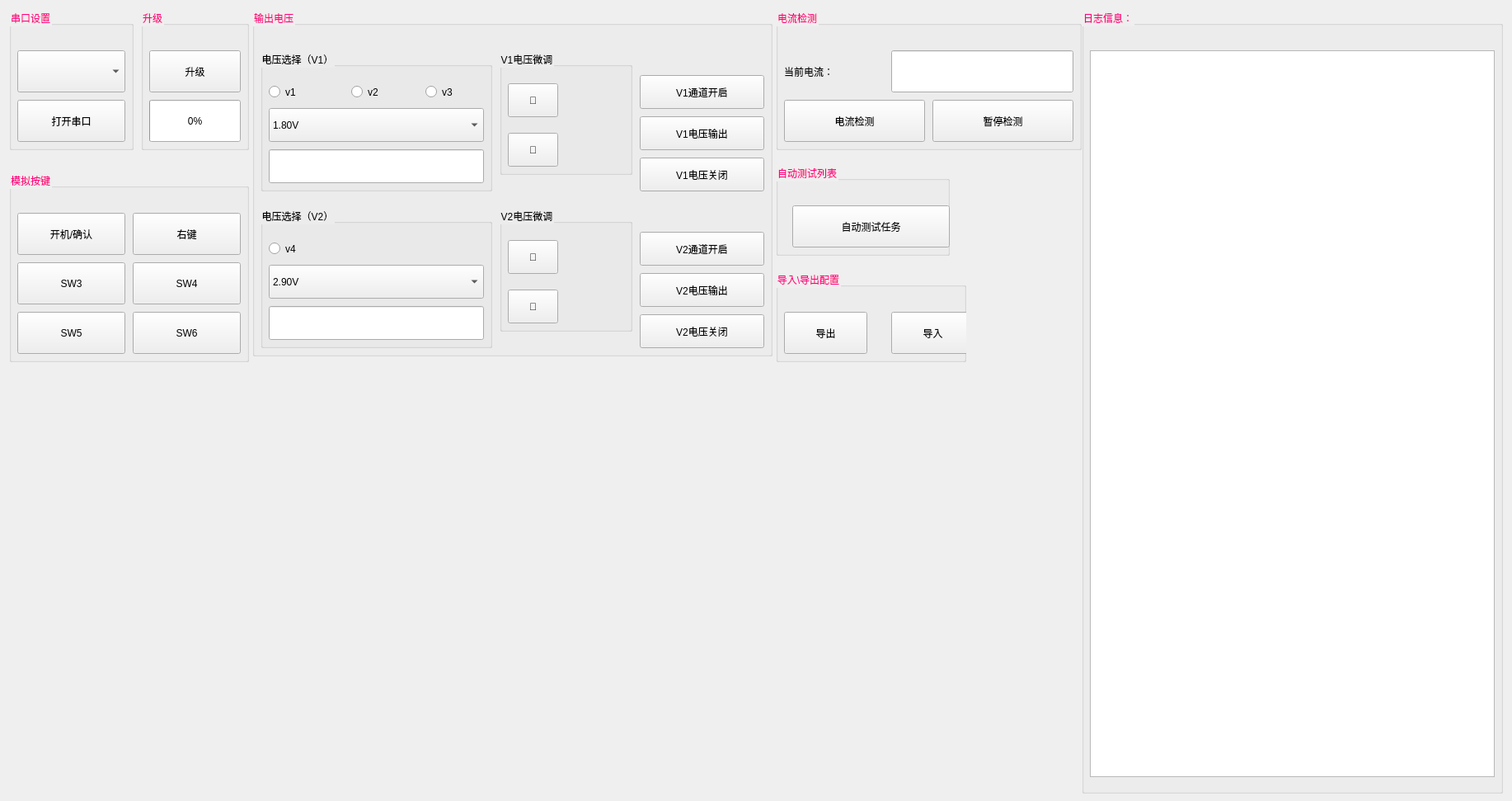
<?xml version="1.0" encoding="UTF-8"?>
<ui version="4.0">
 <class>Widget</class>
 <widget class="QWidget" name="Widget">
  <property name="geometry">
   <rect>
    <x>0</x>
    <y>0</y>
    <width>1834</width>
    <height>971</height>
   </rect>
  </property>
  <property name="sizePolicy">
   <sizepolicy hsizetype="Preferred" vsizetype="Preferred">
    <horstretch>0</horstretch>
    <verstretch>0</verstretch>
   </sizepolicy>
  </property>
  <property name="minimumSize">
   <size>
    <width>1834</width>
    <height>971</height>
   </size>
  </property>
  <property name="maximumSize">
   <size>
    <width>2920</width>
    <height>2000</height>
   </size>
  </property>
  <property name="windowTitle">
   <string>PCBA测试工具</string>
  </property>
  <layout class="QGridLayout" name="gridLayout">
   <item row="0" column="0">
    <layout class="QHBoxLayout" name="horizontalLayout_3">
     <property name="spacing">
      <number>0</number>
     </property>
     <item>
      <layout class="QVBoxLayout" name="verticalLayout_3">
       <property name="spacing">
        <number>0</number>
       </property>
       <item>
        <layout class="QHBoxLayout" name="horizontalLayout_2">
         <property name="spacing">
          <number>0</number>
         </property>
         <item>
          <layout class="QVBoxLayout" name="verticalLayout">
           <property name="spacing">
            <number>0</number>
           </property>
           <item>
            <layout class="QHBoxLayout" name="horizontalLayout">
             <property name="spacing">
              <number>0</number>
             </property>
             <item>
              <widget class="QGroupBox" name="groupBox_serial">
               <property name="sizePolicy">
                <sizepolicy hsizetype="Fixed" vsizetype="Fixed">
                 <horstretch>0</horstretch>
                 <verstretch>0</verstretch>
                </sizepolicy>
               </property>
               <property name="minimumSize">
                <size>
                 <width>151</width>
                 <height>171</height>
                </size>
               </property>
               <property name="styleSheet">
                <string notr="true">font: 24pt &quot;Agency FB&quot;;
color: rgb(255, 0, 127);</string>
               </property>
               <property name="title">
                <string>串口设置</string>
               </property>
               <widget class="QComboBox" name="comboBox_serialList">
                <property name="geometry">
                 <rect>
                  <x>10</x>
                  <y>50</y>
                  <width>131</width>
                  <height>51</height>
                 </rect>
                </property>
                <property name="sizePolicy">
                 <sizepolicy hsizetype="Fixed" vsizetype="Fixed">
                  <horstretch>0</horstretch>
                  <verstretch>0</verstretch>
                 </sizepolicy>
                </property>
                <property name="minimumSize">
                 <size>
                  <width>131</width>
                  <height>51</height>
                 </size>
                </property>
                <property name="styleSheet">
                 <string notr="true">color: rgb(0, 0, 0);
font: 20pt &quot;Agency FB&quot;;</string>
                </property>
               </widget>
               <widget class="QPushButton" name="pushButton_openSerial">
                <property name="geometry">
                 <rect>
                  <x>10</x>
                  <y>110</y>
                  <width>131</width>
                  <height>51</height>
                 </rect>
                </property>
                <property name="sizePolicy">
                 <sizepolicy hsizetype="Fixed" vsizetype="Fixed">
                  <horstretch>0</horstretch>
                  <verstretch>0</verstretch>
                 </sizepolicy>
                </property>
                <property name="minimumSize">
                 <size>
                  <width>131</width>
                  <height>51</height>
                 </size>
                </property>
                <property name="styleSheet">
                 <string notr="true">font: 20pt &quot;Agency FB&quot;;
color: rgb(0, 0, 0);</string>
                </property>
                <property name="text">
                 <string>打开串口</string>
                </property>
               </widget>
              </widget>
             </item>
             <item>
              <spacer name="horizontalSpacer">
               <property name="orientation">
                <enum>Qt::Horizontal</enum>
               </property>
               <property name="sizeHint" stdset="0">
                <size>
                 <width>40</width>
                 <height>20</height>
                </size>
               </property>
              </spacer>
             </item>
             <item>
              <widget class="QGroupBox" name="groupBox_update">
               <property name="sizePolicy">
                <sizepolicy hsizetype="Fixed" vsizetype="Fixed">
                 <horstretch>0</horstretch>
                 <verstretch>0</verstretch>
                </sizepolicy>
               </property>
               <property name="minimumSize">
                <size>
                 <width>131</width>
                 <height>171</height>
                </size>
               </property>
               <property name="styleSheet">
                <string notr="true">font: 24pt &quot;Agency FB&quot;;
color: rgb(255, 0, 127);</string>
               </property>
               <property name="title">
                <string>升级</string>
               </property>
               <widget class="QPushButton" name="pushButton_update">
                <property name="geometry">
                 <rect>
                  <x>10</x>
                  <y>50</y>
                  <width>111</width>
                  <height>51</height>
                 </rect>
                </property>
                <property name="styleSheet">
                 <string notr="true">font: 20pt &quot;Agency FB&quot;;
color: rgb(0, 0, 0);</string>
                </property>
                <property name="text">
                 <string>升级</string>
                </property>
               </widget>
               <widget class="QProgressBar" name="progressBar">
                <property name="geometry">
                 <rect>
                  <x>10</x>
                  <y>110</y>
                  <width>111</width>
                  <height>51</height>
                 </rect>
                </property>
                <property name="styleSheet">
                 <string notr="true">color: rgb(0, 0, 0);</string>
                </property>
                <property name="value">
                 <number>0</number>
                </property>
               </widget>
              </widget>
             </item>
            </layout>
           </item>
           <item>
            <spacer name="verticalSpacer">
             <property name="orientation">
              <enum>Qt::Vertical</enum>
             </property>
             <property name="sizeHint" stdset="0">
              <size>
               <width>20</width>
               <height>40</height>
              </size>
             </property>
            </spacer>
           </item>
           <item>
            <widget class="QGroupBox" name="groupBox_PCB">
             <property name="sizePolicy">
              <sizepolicy hsizetype="Fixed" vsizetype="Fixed">
               <horstretch>0</horstretch>
               <verstretch>0</verstretch>
              </sizepolicy>
             </property>
             <property name="minimumSize">
              <size>
               <width>291</width>
               <height>231</height>
              </size>
             </property>
             <property name="styleSheet">
              <string notr="true">font: 24pt &quot;Agency FB&quot;;
color: rgb(255, 0, 127);</string>
             </property>
             <property name="title">
              <string>模拟按键</string>
             </property>
             <widget class="QPushButton" name="pushButton_power_confirm">
              <property name="geometry">
               <rect>
                <x>10</x>
                <y>50</y>
                <width>131</width>
                <height>51</height>
               </rect>
              </property>
              <property name="styleSheet">
               <string notr="true">font: 20pt &quot;Agency FB&quot;;
color: rgb(0, 0, 0);</string>
              </property>
              <property name="text">
               <string>开机/确认</string>
              </property>
             </widget>
             <widget class="QPushButton" name="pushButton_right">
              <property name="geometry">
               <rect>
                <x>150</x>
                <y>50</y>
                <width>131</width>
                <height>51</height>
               </rect>
              </property>
              <property name="styleSheet">
               <string notr="true">font: 20pt &quot;Agency FB&quot;;
color: rgb(0, 0, 0);</string>
              </property>
              <property name="text">
               <string>右键</string>
              </property>
             </widget>
             <widget class="QPushButton" name="pushButton_sw3">
              <property name="geometry">
               <rect>
                <x>10</x>
                <y>110</y>
                <width>131</width>
                <height>51</height>
               </rect>
              </property>
              <property name="styleSheet">
               <string notr="true">font: 20pt &quot;Agency FB&quot;;
color: rgb(0, 0, 0);</string>
              </property>
              <property name="text">
               <string>SW3</string>
              </property>
             </widget>
             <widget class="QPushButton" name="pushButton_sw5">
              <property name="geometry">
               <rect>
                <x>10</x>
                <y>170</y>
                <width>131</width>
                <height>51</height>
               </rect>
              </property>
              <property name="styleSheet">
               <string notr="true">font: 20pt &quot;Agency FB&quot;;
color: rgb(0, 0, 0);</string>
              </property>
              <property name="text">
               <string>SW5</string>
              </property>
             </widget>
             <widget class="QPushButton" name="pushButton_sw4">
              <property name="geometry">
               <rect>
                <x>150</x>
                <y>110</y>
                <width>131</width>
                <height>51</height>
               </rect>
              </property>
              <property name="styleSheet">
               <string notr="true">font: 20pt &quot;Agency FB&quot;;
color: rgb(0, 0, 0);</string>
              </property>
              <property name="text">
               <string>SW4</string>
              </property>
             </widget>
             <widget class="QPushButton" name="pushButton_sw6">
              <property name="geometry">
               <rect>
                <x>150</x>
                <y>170</y>
                <width>131</width>
                <height>51</height>
               </rect>
              </property>
              <property name="styleSheet">
               <string notr="true">font: 20pt &quot;Agency FB&quot;;
color: rgb(0, 0, 0);</string>
              </property>
              <property name="text">
               <string>SW6</string>
              </property>
             </widget>
            </widget>
           </item>
          </layout>
         </item>
         <item>
          <spacer name="horizontalSpacer_2">
           <property name="orientation">
            <enum>Qt::Horizontal</enum>
           </property>
           <property name="sizeHint" stdset="0">
            <size>
             <width>40</width>
             <height>20</height>
            </size>
           </property>
          </spacer>
         </item>
         <item>
          <widget class="QWidget" name="widget1" native="true">
           <property name="minimumSize">
            <size>
             <width>631</width>
             <height>421</height>
            </size>
           </property>
           <property name="styleSheet">
            <string notr="true"/>
           </property>
           <widget class="QGroupBox" name="groupBox_voltage">
            <property name="geometry">
             <rect>
              <x>0</x>
              <y>0</y>
              <width>631</width>
              <height>421</height>
             </rect>
            </property>
            <property name="sizePolicy">
             <sizepolicy hsizetype="Fixed" vsizetype="Fixed">
              <horstretch>0</horstretch>
              <verstretch>0</verstretch>
             </sizepolicy>
            </property>
            <property name="minimumSize">
             <size>
              <width>631</width>
              <height>421</height>
             </size>
            </property>
            <property name="styleSheet">
             <string notr="true">font: 24pt &quot;Agency FB&quot;;
color: rgb(255, 0, 127);</string>
            </property>
            <property name="title">
             <string>输出电压</string>
            </property>
            <widget class="QGroupBox" name="groupBox_v1">
             <property name="geometry">
              <rect>
               <x>10</x>
               <y>50</y>
               <width>281</width>
               <height>171</height>
              </rect>
             </property>
             <property name="styleSheet">
              <string notr="true">
font: 20pt &quot;Agency FB&quot;;
color: rgb(0, 0, 0);</string>
             </property>
             <property name="title">
              <string>电压选择（V1）</string>
             </property>
             <widget class="QRadioButton" name="radioButton_V1">
              <property name="geometry">
               <rect>
                <x>10</x>
                <y>30</y>
                <width>61</width>
                <height>41</height>
               </rect>
              </property>
              <property name="styleSheet">
               <string notr="true">font: 20pt &quot;Agency FB&quot;;
color: rgb(0, 0, 0);</string>
              </property>
              <property name="text">
               <string>v1</string>
              </property>
             </widget>
             <widget class="QRadioButton" name="radioButton_V2">
              <property name="geometry">
               <rect>
                <x>110</x>
                <y>30</y>
                <width>61</width>
                <height>41</height>
               </rect>
              </property>
              <property name="styleSheet">
               <string notr="true">font: 20pt &quot;Agency FB&quot;;
color: rgb(0, 0, 0);</string>
              </property>
              <property name="text">
               <string>v2</string>
              </property>
             </widget>
             <widget class="QRadioButton" name="radioButton_V3">
              <property name="geometry">
               <rect>
                <x>200</x>
                <y>30</y>
                <width>61</width>
                <height>41</height>
               </rect>
              </property>
              <property name="styleSheet">
               <string notr="true">font: 20pt &quot;Agency FB&quot;;
color: rgb(0, 0, 0);</string>
              </property>
              <property name="text">
               <string>v3</string>
              </property>
             </widget>
             <widget class="QLineEdit" name="lineEdit_voltage_V1">
              <property name="geometry">
               <rect>
                <x>10</x>
                <y>120</y>
                <width>261</width>
                <height>41</height>
               </rect>
              </property>
              <property name="toolTip">
               <string>&lt;html&gt;&lt;head/&gt;&lt;body&gt;&lt;p&gt;&lt;br/&gt;&lt;/p&gt;&lt;/body&gt;&lt;/html&gt;</string>
              </property>
              <property name="styleSheet">
               <string notr="true">color: rgb(170, 0, 0);
font: 26pt &quot;Agency FB&quot;;
</string>
              </property>
              <property name="inputMask">
               <string/>
              </property>
              <property name="text">
               <string/>
              </property>
             </widget>
             <widget class="QComboBox" name="comboBox_voltage_V1">
              <property name="geometry">
               <rect>
                <x>10</x>
                <y>70</y>
                <width>261</width>
                <height>41</height>
               </rect>
              </property>
              <property name="styleSheet">
               <string notr="true">color: rgb(0, 0, 0);
font: 20pt &quot;Agency FB&quot;;</string>
              </property>
              <item>
               <property name="text">
                <string>1.80V</string>
               </property>
              </item>
              <item>
               <property name="text">
                <string>2.20V</string>
               </property>
              </item>
              <item>
               <property name="text">
                <string>2.40V</string>
               </property>
              </item>
              <item>
               <property name="text">
                <string>2.60V</string>
               </property>
              </item>
              <item>
               <property name="text">
                <string>2.80V</string>
               </property>
              </item>
              <item>
               <property name="text">
                <string>4.70V</string>
               </property>
              </item>
             </widget>
            </widget>
            <widget class="QGroupBox" name="groupBox_v2">
             <property name="geometry">
              <rect>
               <x>10</x>
               <y>240</y>
               <width>281</width>
               <height>171</height>
              </rect>
             </property>
             <property name="styleSheet">
              <string notr="true">font: 20pt &quot;Agency FB&quot;;
color: rgb(0, 0, 0);</string>
             </property>
             <property name="title">
              <string>电压选择（V2）</string>
             </property>
             <widget class="QLineEdit" name="lineEdit_voltage_V2">
              <property name="geometry">
               <rect>
                <x>10</x>
                <y>120</y>
                <width>261</width>
                <height>41</height>
               </rect>
              </property>
              <property name="toolTip">
               <string>&lt;html&gt;&lt;head/&gt;&lt;body&gt;&lt;p&gt;&lt;br/&gt;&lt;/p&gt;&lt;/body&gt;&lt;/html&gt;</string>
              </property>
              <property name="styleSheet">
               <string notr="true">color: rgb(170, 0, 0);
font: 26pt &quot;Agency FB&quot;;
</string>
              </property>
              <property name="inputMask">
               <string/>
              </property>
              <property name="text">
               <string/>
              </property>
             </widget>
             <widget class="QComboBox" name="comboBox_voltage_V2">
              <property name="geometry">
               <rect>
                <x>10</x>
                <y>70</y>
                <width>261</width>
                <height>41</height>
               </rect>
              </property>
              <property name="styleSheet">
               <string notr="true">color: rgb(0, 0, 0);
font: 20pt &quot;Agency FB&quot;;</string>
              </property>
              <item>
               <property name="text">
                <string>2.90V</string>
               </property>
              </item>
              <item>
               <property name="text">
                <string>3.20V</string>
               </property>
              </item>
              <item>
               <property name="text">
                <string>3.45V</string>
               </property>
              </item>
              <item>
               <property name="text">
                <string>3.65V</string>
               </property>
              </item>
              <item>
               <property name="text">
                <string>3.85V</string>
               </property>
              </item>
              <item>
               <property name="text">
                <string>3.90V</string>
               </property>
              </item>
              <item>
               <property name="text">
                <string>4.05V</string>
               </property>
              </item>
              <item>
               <property name="text">
                <string>4.70V</string>
               </property>
              </item>
              <item>
               <property name="text">
                <string>5.50V</string>
               </property>
              </item>
             </widget>
             <widget class="QRadioButton" name="radioButton_V4">
              <property name="geometry">
               <rect>
                <x>10</x>
                <y>30</y>
                <width>61</width>
                <height>41</height>
               </rect>
              </property>
              <property name="styleSheet">
               <string notr="true">font: 20pt &quot;Agency FB&quot;;
color: rgb(0, 0, 0);</string>
              </property>
              <property name="text">
               <string>v4</string>
              </property>
             </widget>
            </widget>
            <widget class="QPushButton" name="pushButton_output_V2">
             <property name="geometry">
              <rect>
               <x>470</x>
               <y>320</y>
               <width>151</width>
               <height>41</height>
              </rect>
             </property>
             <property name="styleSheet">
              <string notr="true">font: 20pt &quot;Agency FB&quot;;
color: rgb(0, 0, 0);</string>
             </property>
             <property name="text">
              <string>V2电压输出</string>
             </property>
            </widget>
            <widget class="QPushButton" name="pushButton_output_succeed_v2">
             <property name="geometry">
              <rect>
               <x>470</x>
               <y>270</y>
               <width>151</width>
               <height>41</height>
              </rect>
             </property>
             <property name="styleSheet">
              <string notr="true">font: 20pt &quot;Agency FB&quot;;
color: rgb(0, 0, 0);</string>
             </property>
             <property name="text">
              <string>V2通道开启</string>
             </property>
            </widget>
            <widget class="QPushButton" name="pushButton_output_succeed_v1">
             <property name="geometry">
              <rect>
               <x>470</x>
               <y>80</y>
               <width>151</width>
               <height>41</height>
              </rect>
             </property>
             <property name="styleSheet">
              <string notr="true">font: 20pt &quot;Agency FB&quot;;
color: rgb(0, 0, 0);</string>
             </property>
             <property name="text">
              <string>V1通道开启</string>
             </property>
            </widget>
            <widget class="QPushButton" name="pushButton_v1_up">
             <property name="geometry">
              <rect>
               <x>310</x>
               <y>90</y>
               <width>61</width>
               <height>41</height>
              </rect>
             </property>
             <property name="styleSheet">
              <string notr="true">font: 20pt &quot;Agency FB&quot;;
color: rgb(0, 0, 0);</string>
             </property>
             <property name="text">
              <string>🔼</string>
             </property>
            </widget>
            <widget class="QPushButton" name="pushButton_v1_down">
             <property name="geometry">
              <rect>
               <x>310</x>
               <y>150</y>
               <width>61</width>
               <height>41</height>
              </rect>
             </property>
             <property name="styleSheet">
              <string notr="true">font: 20pt &quot;Agency FB&quot;;
color: rgb(0, 0, 0);</string>
             </property>
             <property name="text">
              <string>🔽</string>
             </property>
            </widget>
            <widget class="QPushButton" name="pushButton_output_V1">
             <property name="geometry">
              <rect>
               <x>470</x>
               <y>130</y>
               <width>151</width>
               <height>41</height>
              </rect>
             </property>
             <property name="styleSheet">
              <string notr="true">font: 20pt &quot;Agency FB&quot;;
color: rgb(0, 0, 0);</string>
             </property>
             <property name="text">
              <string>V1电压输出</string>
             </property>
            </widget>
            <widget class="QPushButton" name="pushButton_v2_up">
             <property name="geometry">
              <rect>
               <x>310</x>
               <y>280</y>
               <width>61</width>
               <height>41</height>
              </rect>
             </property>
             <property name="styleSheet">
              <string notr="true">font: 20pt &quot;Agency FB&quot;;
color: rgb(0, 0, 0);</string>
             </property>
             <property name="text">
              <string>🔼</string>
             </property>
            </widget>
            <widget class="QPushButton" name="pushButton_v2_down">
             <property name="geometry">
              <rect>
               <x>310</x>
               <y>340</y>
               <width>61</width>
               <height>41</height>
              </rect>
             </property>
             <property name="styleSheet">
              <string notr="true">font: 20pt &quot;Agency FB&quot;;
color: rgb(0, 0, 0);</string>
             </property>
             <property name="text">
              <string>🔽</string>
             </property>
            </widget>
            <widget class="QPushButton" name="pushButton_output_V1_off">
             <property name="geometry">
              <rect>
               <x>470</x>
               <y>180</y>
               <width>151</width>
               <height>41</height>
              </rect>
             </property>
             <property name="styleSheet">
              <string notr="true">font: 20pt &quot;Agency FB&quot;;
color: rgb(0, 0, 0);</string>
             </property>
             <property name="text">
              <string>V1电压关闭</string>
             </property>
            </widget>
            <widget class="QPushButton" name="pushButton_output_V2_off">
             <property name="geometry">
              <rect>
               <x>470</x>
               <y>370</y>
               <width>151</width>
               <height>41</height>
              </rect>
             </property>
             <property name="styleSheet">
              <string notr="true">font: 20pt &quot;Agency FB&quot;;
color: rgb(0, 0, 0);</string>
             </property>
             <property name="text">
              <string>V2电压关闭</string>
             </property>
            </widget>
            <widget class="QGroupBox" name="groupBox_v2_adjust">
             <property name="geometry">
              <rect>
               <x>300</x>
               <y>240</y>
               <width>161</width>
               <height>151</height>
              </rect>
             </property>
             <property name="styleSheet">
              <string notr="true">
font: 20pt &quot;Agency FB&quot;;
color: rgb(0, 0, 0);</string>
             </property>
             <property name="title">
              <string>V2电压微调</string>
             </property>
            </widget>
            <widget class="QGroupBox" name="groupBox_v1_adjust">
             <property name="geometry">
              <rect>
               <x>300</x>
               <y>50</y>
               <width>161</width>
               <height>151</height>
              </rect>
             </property>
             <property name="styleSheet">
              <string notr="true">
font: 20pt &quot;Agency FB&quot;;
color: rgb(0, 0, 0);</string>
             </property>
             <property name="title">
              <string>V1电压微调</string>
             </property>
            </widget>
            <zorder>groupBox_v2_adjust</zorder>
            <zorder>groupBox_v1</zorder>
            <zorder>groupBox_v2</zorder>
            <zorder>pushButton_output_V2</zorder>
            <zorder>pushButton_output_succeed_v2</zorder>
            <zorder>pushButton_output_succeed_v1</zorder>
            <zorder>pushButton_output_V1</zorder>
            <zorder>pushButton_v2_up</zorder>
            <zorder>pushButton_v2_down</zorder>
            <zorder>pushButton_output_V1_off</zorder>
            <zorder>pushButton_output_V2_off</zorder>
            <zorder>groupBox_v1_adjust</zorder>
            <zorder>pushButton_v1_down</zorder>
            <zorder>pushButton_v1_up</zorder>
           </widget>
          </widget>
         </item>
         <item>
          <spacer name="horizontalSpacer_3">
           <property name="orientation">
            <enum>Qt::Horizontal</enum>
           </property>
           <property name="sizeHint" stdset="0">
            <size>
             <width>40</width>
             <height>20</height>
            </size>
           </property>
          </spacer>
         </item>
         <item>
          <layout class="QVBoxLayout" name="verticalLayout_2">
           <property name="spacing">
            <number>0</number>
           </property>
           <item>
            <widget class="QGroupBox" name="groupBox_detection">
             <property name="sizePolicy">
              <sizepolicy hsizetype="Fixed" vsizetype="Fixed">
               <horstretch>0</horstretch>
               <verstretch>0</verstretch>
              </sizepolicy>
             </property>
             <property name="minimumSize">
              <size>
               <width>371</width>
               <height>171</height>
              </size>
             </property>
             <property name="styleSheet">
              <string notr="true">font: 24pt &quot;Agency FB&quot;;
color: rgb(255, 0, 127);</string>
             </property>
             <property name="title">
              <string>电流检测</string>
             </property>
             <widget class="QLabel" name="label_detection">
              <property name="geometry">
               <rect>
                <x>10</x>
                <y>50</y>
                <width>121</width>
                <height>51</height>
               </rect>
              </property>
              <property name="styleSheet">
               <string notr="true">font: 20pt &quot;Agency FB&quot;;
color: rgb(0, 0, 0);</string>
              </property>
              <property name="text">
               <string>当前电流：</string>
              </property>
             </widget>
             <widget class="QLineEdit" name="lineEdit_detection">
              <property name="geometry">
               <rect>
                <x>140</x>
                <y>50</y>
                <width>221</width>
                <height>51</height>
               </rect>
              </property>
              <property name="styleSheet">
               <string notr="true">font: 20pt &quot;Agency FB&quot;;
color: rgb(0, 0, 0);</string>
              </property>
             </widget>
             <widget class="QPushButton" name="pushButton_detection_pause">
              <property name="geometry">
               <rect>
                <x>190</x>
                <y>110</y>
                <width>171</width>
                <height>51</height>
               </rect>
              </property>
              <property name="styleSheet">
               <string notr="true">font: 20pt &quot;Agency FB&quot;;
color: rgb(0, 0, 0);</string>
              </property>
              <property name="text">
               <string>暂停检测</string>
              </property>
             </widget>
             <widget class="QPushButton" name="pushButton_detection">
              <property name="geometry">
               <rect>
                <x>10</x>
                <y>110</y>
                <width>171</width>
                <height>51</height>
               </rect>
              </property>
              <property name="styleSheet">
               <string notr="true">font: 20pt &quot;Agency FB&quot;;
color: rgb(0, 0, 0);</string>
              </property>
              <property name="text">
               <string>电流检测</string>
              </property>
             </widget>
            </widget>
           </item>
           <item>
            <spacer name="verticalSpacer_2">
             <property name="orientation">
              <enum>Qt::Vertical</enum>
             </property>
             <property name="sizeHint" stdset="0">
              <size>
               <width>20</width>
               <height>40</height>
              </size>
             </property>
            </spacer>
           </item>
           <item>
            <widget class="QGroupBox" name="groupBox_autoTask">
             <property name="sizePolicy">
              <sizepolicy hsizetype="Fixed" vsizetype="Fixed">
               <horstretch>0</horstretch>
               <verstretch>0</verstretch>
              </sizepolicy>
             </property>
             <property name="minimumSize">
              <size>
               <width>211</width>
               <height>111</height>
              </size>
             </property>
             <property name="styleSheet">
              <string notr="true">font: 24pt &quot;Agency FB&quot;;
color: rgb(255, 0, 127);</string>
             </property>
             <property name="title">
              <string>自动测试列表</string>
             </property>
             <widget class="QPushButton" name="pushButton_autoTest">
              <property name="geometry">
               <rect>
                <x>20</x>
                <y>50</y>
                <width>191</width>
                <height>51</height>
               </rect>
              </property>
              <property name="styleSheet">
               <string notr="true">color: rgb(0, 0, 0);
font: 20pt &quot;Agency FB&quot;;</string>
              </property>
              <property name="text">
               <string>自动测试任务</string>
              </property>
             </widget>
            </widget>
           </item>
           <item>
            <spacer name="verticalSpacer_3">
             <property name="orientation">
              <enum>Qt::Vertical</enum>
             </property>
             <property name="sizeHint" stdset="0">
              <size>
               <width>20</width>
               <height>40</height>
              </size>
             </property>
            </spacer>
           </item>
           <item>
            <widget class="QGroupBox" name="groupBox_ex_im_Task">
             <property name="sizePolicy">
              <sizepolicy hsizetype="Fixed" vsizetype="Fixed">
               <horstretch>0</horstretch>
               <verstretch>0</verstretch>
              </sizepolicy>
             </property>
             <property name="minimumSize">
              <size>
               <width>231</width>
               <height>111</height>
              </size>
             </property>
             <property name="styleSheet">
              <string notr="true">font: 24pt &quot;Agency FB&quot;;
color: rgb(255, 0, 127);</string>
             </property>
             <property name="title">
              <string>导入\导出配置</string>
             </property>
             <widget class="QPushButton" name="pushButton_exportTask">
              <property name="geometry">
               <rect>
                <x>10</x>
                <y>50</y>
                <width>101</width>
                <height>51</height>
               </rect>
              </property>
              <property name="styleSheet">
               <string notr="true">color: rgb(0, 0, 0);
font: 20pt &quot;Agency FB&quot;;</string>
              </property>
              <property name="text">
               <string>导出</string>
              </property>
             </widget>
             <widget class="QPushButton" name="pushButton_importTask">
              <property name="geometry">
               <rect>
                <x>140</x>
                <y>50</y>
                <width>101</width>
                <height>51</height>
               </rect>
              </property>
              <property name="styleSheet">
               <string notr="true">color: rgb(0, 0, 0);
font: 20pt &quot;Agency FB&quot;;</string>
              </property>
              <property name="text">
               <string>导入</string>
              </property>
             </widget>
            </widget>
           </item>
          </layout>
         </item>
        </layout>
       </item>
       <item>
        <spacer name="verticalSpacer_4">
         <property name="orientation">
          <enum>Qt::Vertical</enum>
         </property>
         <property name="sizeHint" stdset="0">
          <size>
           <width>20</width>
           <height>40</height>
          </size>
         </property>
        </spacer>
       </item>
       <item>
        <widget class="QWidget" name="widget_chart" native="true">
         <property name="sizePolicy">
          <sizepolicy hsizetype="Fixed" vsizetype="Expanding">
           <horstretch>0</horstretch>
           <verstretch>0</verstretch>
          </sizepolicy>
         </property>
         <property name="minimumSize">
          <size>
           <width>1301</width>
           <height>521</height>
          </size>
         </property>
         <property name="styleSheet">
          <string notr="true"/>
         </property>
        </widget>
       </item>
      </layout>
     </item>
     <item>
      <spacer name="horizontalSpacer_4">
       <property name="orientation">
        <enum>Qt::Horizontal</enum>
       </property>
       <property name="sizeHint" stdset="0">
        <size>
         <width>40</width>
         <height>20</height>
        </size>
       </property>
      </spacer>
     </item>
     <item>
      <widget class="QGroupBox" name="groupBox_receive">
       <property name="sizePolicy">
        <sizepolicy hsizetype="Fixed" vsizetype="Expanding">
         <horstretch>0</horstretch>
         <verstretch>0</verstretch>
        </sizepolicy>
       </property>
       <property name="minimumSize">
        <size>
         <width>511</width>
         <height>951</height>
        </size>
       </property>
       <property name="styleSheet">
        <string notr="true">color: rgb(255, 0, 127);

font: 24pt &quot;Agency FB&quot;;</string>
       </property>
       <property name="title">
        <string>日志信息：</string>
       </property>
       <widget class="QTextEdit" name="textEdit_receive">
        <property name="geometry">
         <rect>
          <x>10</x>
          <y>50</y>
          <width>491</width>
          <height>881</height>
         </rect>
        </property>
        <property name="sizePolicy">
         <sizepolicy hsizetype="Expanding" vsizetype="Expanding">
          <horstretch>0</horstretch>
          <verstretch>0</verstretch>
         </sizepolicy>
        </property>
        <property name="styleSheet">
         <string notr="true">font: 20pt &quot;Agency FB&quot;;

color: rgb(0, 0, 0);</string>
        </property>
        <property name="html">
         <string>&lt;!DOCTYPE HTML PUBLIC &quot;-//W3C//DTD HTML 4.0//EN&quot; &quot;http://www.w3.org/TR/REC-html40/strict.dtd&quot;&gt;
&lt;html&gt;&lt;head&gt;&lt;meta name=&quot;qrichtext&quot; content=&quot;1&quot; /&gt;&lt;style type=&quot;text/css&quot;&gt;
p, li { white-space: pre-wrap; }
&lt;/style&gt;&lt;/head&gt;&lt;body style=&quot; font-family:'Agency FB'; font-size:20pt; font-weight:400; font-style:normal;&quot;&gt;
&lt;p style=&quot;-qt-paragraph-type:empty; margin-top:0px; margin-bottom:0px; margin-left:0px; margin-right:0px; -qt-block-indent:0; text-indent:0px; font-size:24pt;&quot;&gt;&lt;br /&gt;&lt;/p&gt;&lt;/body&gt;&lt;/html&gt;</string>
        </property>
       </widget>
      </widget>
     </item>
    </layout>
   </item>
  </layout>
 </widget>
 <resources/>
 <connections/>
</ui>
